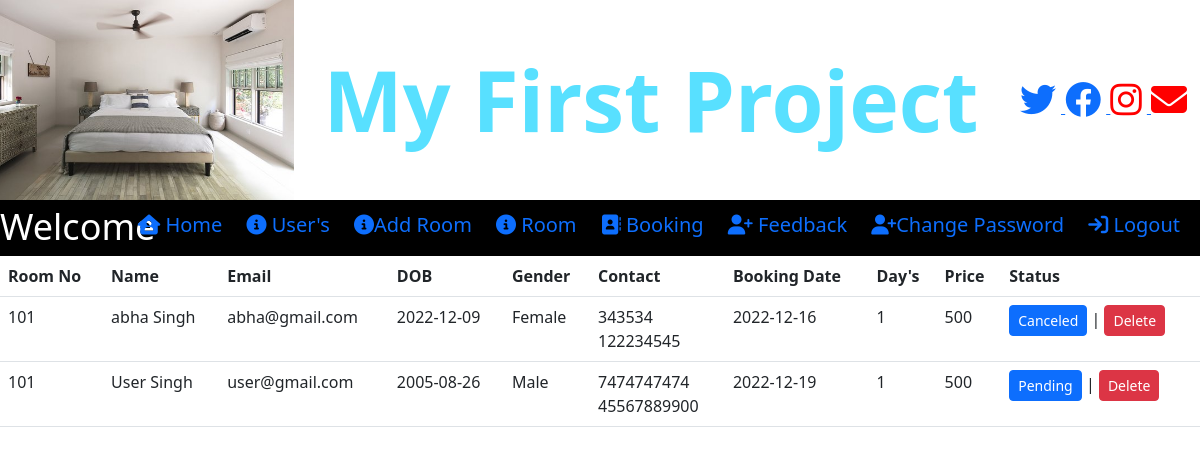
Screenshot of /view_booking with the database file from the repository.
### room/models.py (models this page shows)
class Booking(models.Model):
    room_no = models.CharField(max_length=20,null=True)
    name = models.CharField(max_length=30,null=True)
    email = models.CharField(max_length=30,null=True)
    dob = models.CharField(max_length=30,null=True)
    gender = models.CharField(max_length=30,null=True)
    contact1 = models.CharField(max_length=30,null=True)
    contact2 = models.CharField(max_length=30,null=True)
    booking_date = models.CharField(max_length=30,null=True)
    total_days = models.CharField(max_length=30,null=True)
    price = models.CharField(max_length=30,null=True)
    status = models.CharField(max_length=30,null=True)

### room/views.py (the view)
# urls.py: path('view_booking',view_booking,name='view_booking'),
def view_booking(request):
    data = Booking.objects.all()
    d={'data':data}
    return render(request,'view_booking.html',d)

### room/templates/view_booking.html (shortened to what this page needs)
<!DOCTYPE html>
<html lang="en">
<head>
    {% include 'admin_navigation.html' %}
</head>
<body>
<table class="table">
    <tr>
        <th>Room No</th>
        <th>Name</th>
        <th>Email</th>
        <th>DOB</th>
        <th>Gender</th>
        <th>Contact</th>
        <th>Booking Date</th>
        <th>Day's</th>
        <th>Price</th>
        <th>Status</th>
    </tr>
    {% for i in data %}
    <tr>
        <td>{{i.room_no}}</td>
        <td>{{i.name}}</td>
        <td>{{i.email}}</td>
        <td>{{i.dob}}</td>
        <td>{{i.gender}}</td>
        <td>{{i.contact1}}<br>{{i.contact2}}</td>
        <td>{{i.booking_date}}</td>
        <td>{{i.total_days}}</td>
        <td>{{i.price}}</td>
        <td><a href="{% url 'change_status' i.id %}" class="btn btn-primary btn-sm">{{i.status}}</a> | <a href="{% url 'delete_booking' i.id %}" class="btn btn-danger btn-sm">Delete</a></td>
    </tr>
    {% endfor %}
</table>
</body>
</html>

### rows the page displays
Booking: room_no "101", name "abha Singh", email "abha@gmail.com", dob "2022-12-09", gender "Female", contact1 "343534", contact2 "122234545", booking_date "2022-12-16", total_days "1", price "500", status "Canceled"
Booking: room_no "101", name "User Singh", email "user@gmail.com", dob "2005-08-26", gender "Male", contact1 "7474747474", contact2 "45567889900", booking_date "2022-12-19", total_days "1", price "500", status "Pending"
